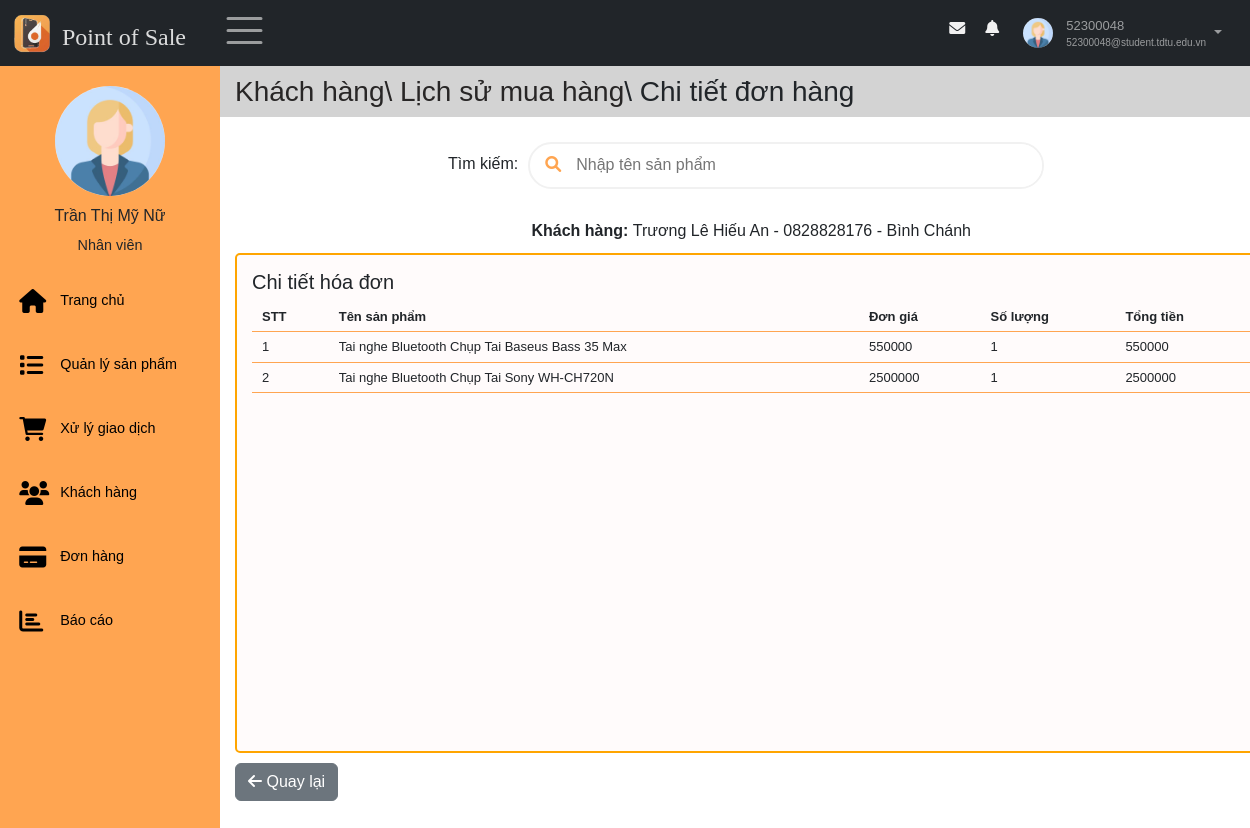
The app's page /views/index.php?sidebar=khachhang&idlskh=1&idctdh=2 (signed in) with its own data.
### tables this page shows
CREATE TABLE `taikhoan` (
  `id` int(11) NOT NULL,
  `id_nhanvien` int(11) NOT NULL,
  `username` varchar(30) NOT NULL,
  `password` varchar(30) NOT NULL,
  `role` enum('Admin','Nhân viên') NOT NULL,
  `trangthai_hd` tinyint(1) NOT NULL,
  `activate_token` varchar(10) DEFAULT NULL,
  `expire_time` int(11) DEFAULT NULL,
  `pass_changed` tinyint(1) DEFAULT NULL,
  `trangthai_khoa` tinyint(1) NOT NULL DEFAULT 0
);

CREATE TABLE `nhanvien` (
  `id` int(11) NOT NULL,
  `hoten` varchar(50) NOT NULL,
  `email` varchar(100) NOT NULL,
  `gioitinh` enum('Nữ','Nam') DEFAULT NULL,
  `sdt` varchar(11) DEFAULT NULL,
  `ngaysinh` date DEFAULT NULL,
  `diachi` varchar(100) DEFAULT NULL,
  `img` varchar(50) DEFAULT NULL
);

CREATE TABLE `khachhang` (
  `id` int(11) NOT NULL,
  `hoten` varchar(50) NOT NULL,
  `diachi` text NOT NULL,
  `sdt` varchar(11) NOT NULL,
  `ngaytao` timestamp NOT NULL DEFAULT current_timestamp()
);

CREATE TABLE `chitietdonhang` (
  `id_donhang` int(11) NOT NULL,
  `id_sanpham` varchar(50) NOT NULL,
  `soluong` int(11) NOT NULL,
  `tongtien` decimal(10,0) NOT NULL,
  `giaban` decimal(10,0) NOT NULL
);

CREATE TABLE `sanpham` (
  `mavach` varchar(50) NOT NULL,
  `tensp` varchar(100) NOT NULL,
  `giagoc` decimal(10,0) NOT NULL,
  `giabanle` decimal(10,0) NOT NULL,
  `img` varchar(50) DEFAULT NULL,
  `id_danhmuc` int(11) NOT NULL,
  `ngaytao` timestamp NOT NULL DEFAULT current_timestamp()
);

### models/quanlyhoso/getProfileNV.php (called while the page is built, shortened)
<?php
    $conn = connectDB();
    if (isset($_GET["id_detail"])) {
        $id = $_GET["id_detail"];
    } else {
        $id = $_SESSION["id"];
    }
    if(empty($_SESSION["id"])) {
        header("Location: ../index.php");
        exit();
    }else{
        $sql = "SELECT nhanvien.*, taikhoan.trangthai_khoa, taikhoan.role FROM nhanvien, taikhoan WHERE nhanvien.id = taikhoan.id_nhanvien AND nhanvien.id =" . $id;
    }
    $result = $conn->query($sql);
    if ($result->num_rows > 0) {
        $row = $result->fetch_assoc();
        $profile_img = $row["img"]??"";
    }
?>

### models/donhang/xemCTDH.php (the view, shortened to what this page needs)
<?php
    $id = $_GET['idctdh'];
    $conn = connectDB();
    $sql = "SELECT * FROM sanpham,chitietdonhang WHERE mavach = id_sanpham and id_donhang =" .$id;
    $result = $conn->query($sql);
    if ($result->num_rows > 0) {
        $stt = 1;
        while($row = $result->fetch_assoc()) {
            echo "<tr>";
            echo "<td>" . $stt++. "</td>";
            echo "<td>" . $row["tensp"]. "</td>";
            echo "<td>" . $row["giaban"]. "</td>";
            echo "<td>" . $row["soluong"]. "</td>";
            echo "<td>" . $row["tongtien"]. "</td>";
            echo "</tr>";
        }
    }
?>

### views/pages/nav.php (shortened to what this page needs)
<nav class="navbar navbar-expand-sm bg-dark navbar-dark fixed-top" id="nav">
    <div class="container-fluid">
        <div class="leftnav justify-content-start">
            <a class="logo navbar-brand" href="index.php" data-bs-toggle="tooltip"  title="Về trang chủ">
                <img src="../images/logo.ico" alt="Logo" style="width:40px;" >
                <h4>Point of Sale</h4>
            </a>
            <div class="openclose"><span class="navbar-toggler-icon" style="font-size:30px;cursor:pointer" onclick="open_closeNav() " class = "las la-bars"></span>  </div>
        </div>
        <div class="rightnav justify-content-end">
            <ul  class=" navbar-nav" >
                <li class="nav-item">
                    <a  href="#">
                    <span class = "fa fa-fw fa-envelope"></span>
                    </a></li>
                <li class="nav-item">
                    <a  href="#">
                    <span class = "fa fa-bell"></span>
                    </a></li>
                <li class="nav-item dropdown">
                        <a id="nav-user" class="nav-link dropdown-toggle" href="#" role="button" data-bs-toggle="dropdown">
                            <?php
                            if (empty($profile_img) || $profile_img == "") {
                                $avtPath = "../models/quanlyhoso/imagesNV/user.jpg";
                            } else {
                                $avtPath = "../models/quanlyhoso/imagesNV/" . $profile_img;
                            }
                            ?>
                            <img id="nav-avatar" src = "<?=$avtPath?>" height = "30px"  width = "30px" alt = "Avatar">
                            <div class="infor">
                                <p id ="user"><?= $_SESSION["username"]?></p>
                                <p id="email"><?= $_SESSION["email"]?></p>
                            </div>
                        </a>
                </li>
            </ul>
        </div>
    </div>
</nav>

### views/pages/main/sidebar.php (shortened to what this page needs)
<div class="sidebar"  id="mySidebar" >
    <div class="sidebar-user">
        <img src="<?=$avtPath?>" height = "70px"  width = "70px" alt = "">
            <div>
                <h3><?=$_SESSION['tennv']?></h3>
                <span><?=$_SESSION['role']?></span>
        </div>
    </div>
    <div class="sidebar-menu">
        <ul >
            <li class="item">
                <a class="link" href="index.php">
                    <span class = "fa fa-home"></span>
                    <p class="item-sidebar">Trang chủ</p>
                </a>
            </li>
            <li class="item">
                <a class="link" href="index.php?sidebar=quanlysanpham">
                    <span class = "fa fa-list"></span>
                    <p class="item-sidebar">Quản lý sản phẩm</p>
                </a>
            </li>
            <?php if($_SESSION["role"] == "Nhân viên") {
            ?>
                <li class="item">
                    <a class="link" href="index.php?sidebar=giaodich">
                        <span class = "fa fa-shopping-cart"></span>
                        <p class="item-sidebar">Xử lý giao dịch</p>
                    </a>
                </li>
                <li class="item">
                    <a class="link" href="index.php?sidebar=khachhang">
                        <span class = "fa fa-users"></span>
                        <p class="item-sidebar">Khách hàng</p>
                    </a>
                </li>
                <li class="item">
                    <a class="link" href="index.php?sidebar=donhang">
                        <span class = "fa fa-credit-card"></span>
                        <p class="item-sidebar">Đơn hàng</p>
                    </a>
                </li>
                <?php
            }?>
            <li class="item">
                <a class="link" href="index.php?sidebar=baocao">
                    <span class = "fa fa-bar-chart"></span>
                    <p class="item-sidebar">Báo cáo</p>
                </a>
            </li>
        </ul>
    </div>
</div>

### models/khachhang/hienthikh.php (shortened to what this page needs)
<?php
    $id = $_GET['idlskh'];
    $conn = connectDB();
    $sql = "SELECT * FROM khachhang WHERE id =" .$id;
    $result = $conn->query($sql);
    if ($result->num_rows > 0) {
        $row = $result->fetch_assoc();
        echo "<b>Khách hàng: </b>" . $row["hoten"]. " - ".$row["sdt"]. " - ".$row["diachi"];
    }
?>

### views/style.css (style rules this page uses)
* { font-family: 'Poppins', sans-serif; box-sizing: border-box; text-decoration: none; list-style-type: none; padding: 0; margin: 0; }
#nav { position: fixed; }
.nav-item { margin: 5px 8px; }
.logo { display: flex; margin: 0; padding: 0; }
.logo h4 { color: #ffffffd6; margin: 10px 10px 0 10px; font-family:Cambria, Cochin, Georgia, Times, 'Times New Roman', serif; }
.leftnav { display: flex; }
.sidebar { display: flex; flex-direction: column; width: 220px; height: 100%; padding: 15px 0 0 0; background: #ffa551; position: fixed; z-index: 1; overflow-x: hidden; transition: 0.5s; }
.sidebar-user { margin-top: 1rem; text-align: center; }
.sidebar-user img { width: 110px; height: 110px; border-radius: 50%; margin-bottom: 10px; }
.sidebar-user h3 { font-size: 1rem; }
.sidebar-user span { font-size: .9rem; margin-top: .9rem; margin-bottom: .9rem; }
.openclose { margin: 0 10px; }
.sidebar ul { margin-bottom: 2rem; padding: 0; }
.sidebar li { margin-left: .2rem; }
.sidebar-menu { flex-grow: 1; }
.link { font-size: .9rem; display: flex; align-items: center; margin-top: 1.5rem; transition: 0.3s; color: black; padding: 8px 16px; text-decoration: none; }
.item-sidebar { margin: 0; margin-right: 5px; }
.item .link span { width: 25px; }
.sidebar li a span, .sidebar a span { font-size: 1.5rem; display: inline-block; margin-right: 1rem; }
#nav-user { display: flex; padding: 0; }
.infor { margin-left: 10px; display: flex; flex-direction: column; justify-content: center; flex-grow: 1; font-size: x-small; }
.infor p { margin: 0; }
#user { font-size: small; }
#nav-avatar { width: 30px; height: 30px; border-radius: 50%; margin: 3px; }
#nav-user::after { margin: 15px 8px; }
.rightnav>ul>li>a>span { color: #f1f1f1; padding: 5px; }
.cart-table th, .cart-table tbody td { padding: 10px 10px; font-size: small; border-bottom: 1px solid #ffa551; }
.cart-table th, .cart-table tbody td { padding: 5px 10px; font-size: small; border-bottom: 1px solid #ffa551; }
* { font-family: 'Poppins', sans-serif; box-sizing: border-box; margin: 0; padding: 0; }

### records on screen
taikhoan: id_nhanvien.img (placeholder picture)
khachhang: hoten "Trương Lê Hiếu An", sdt "0828828176", diachi "Bình Chánh"
chitietdonhang: id_sanpham.tensp "Tai nghe Bluetooth Chụp Tai Baseus Bass 35 Max", giaban "550000", soluong "1", tongtien "550000"
chitietdonhang: id_sanpham.tensp "Tai nghe Bluetooth Chụp Tai Sony WH-CH720N", giaban "2500000", soluong "1", tongtien "2500000"

### other values on screen
$_SESSION["username"] "52300048"
$_SESSION["email"] "52300048@student.tdtu.edu.vn"
$_SESSION['tennv'] "Trần Thị Mỹ Nữ"
$_SESSION['role'] "Nhân viên"
